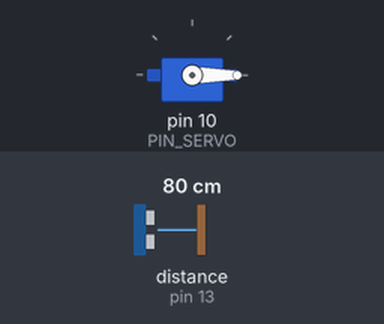
A sketch run on a simulated Arduino Uno, built with avr-gcc and run on an emulated ATmega328P. Parts: servo. Wiring (inferred from the names in the program): ultrasonic range finder: trigger pin 12; echo pin 13. Inputs (shaded band) come from the test bench; at power-on: distance to the obstacle (sensor on pin 13) 80 cm. The echo pulse lasts 58.3 µs per cm; what the sketch prints to the serial monitor is not drawn.

Above: at 1.2 s.
1.3 s: distance to the obstacle (sensor on pin 13) set to 9 cm
4.3 s: distance to the obstacle (sensor on pin 13) set to 6 cm
At 5.9 s:
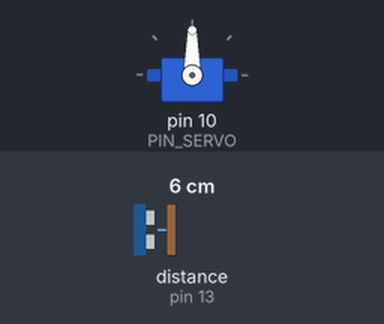
7.3 s: distance to the obstacle (sensor on pin 13) set to 14 cm
10.3 s: distance to the obstacle (sensor on pin 13) set to 18 cm
At 10.78 s:
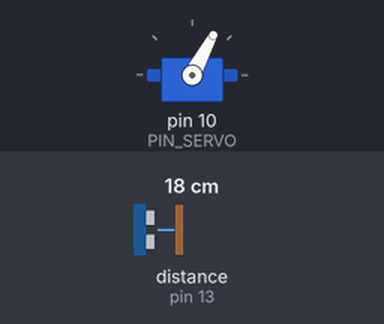
12.4 s: distance to the obstacle (sensor on pin 13) set to 4 cm
At 12.94 s:
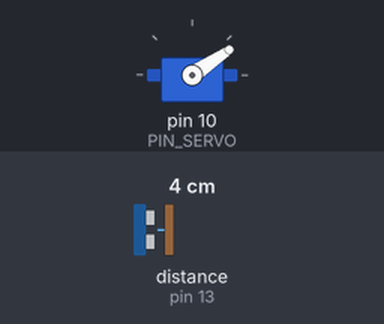
15.4 s: distance to the obstacle (sensor on pin 13) set to 35 cm
At 17.1 s:
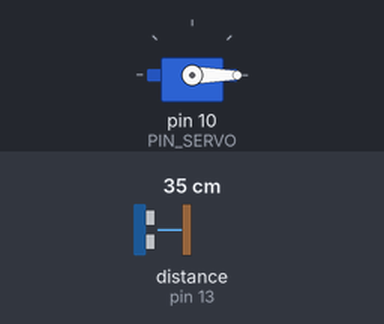
Timing chart, 0 to 18.6 s (numbered marks = the images above; inputs shaded):
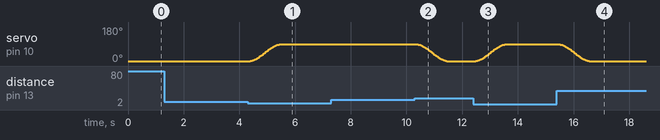

The sketch:

car_Sine.ino
```cpp
#include <Servo.h>
#define PIN_SERVO 10
Servo ms;
#define PIN_TRIG 12   // sonar sensor TRIGGER
#define PIN_ECHO 13   // sonar sensor ECHO
// configurable parameters
#define SND_VEL 346.0     // sound velocity at 24 celsius degree (unit: m/sec)
#define INTERVAL 50     // sampling interval (unit: msec)
#define PULSE_DURATION 10 // ultra-sound Pulse Duration (unit: usec)

#define TIMEOUT ((INTERVAL / 2) * 1000.0) // maximum echo waiting time (unit: usec)
#define SCALE (0.001 * 0.5 * SND_VEL) // coefficent to convert duration to distance

void setup() {
  pinMode(PIN_TRIG, OUTPUT);  // sonar TRIGGER
  pinMode(PIN_ECHO, INPUT);   // sonar ECHO
  digitalWrite(PIN_TRIG, LOW);
  ms.attach(PIN_SERVO);
  ms.write(0);
  Serial.begin(57600);
}

float easeInOutSine(float x){
  return -0.5 * (cos(PI * x) - 1);
}
void singraph(int start_angle, int end_angle) {
  int steps = 40;
  for (int i = 0; i <= steps; i++) {
    float x = i / (float)steps;
    float s = easeInOutSine(x);
    int angle = start_angle + s * (end_angle - start_angle);
    ms.write(angle);
    delay(30);
  }
}
bool open1=false;
void loop() {
  float distance = USS_measure(PIN_TRIG, PIN_ECHO); // read distance

  if ((distance <70) && !open1) {
      singraph(0,90);
      open1=true;
      delay(1000);
  } else if ((distance>150) && open1){
      singraph(90,0);
      open1=false;
  }


  Serial.print("distance:");  Serial.print(distance);
  Serial.println("");


}

// get a distance reading from USS. return value is in millimeter.
float USS_measure(int TRIG, int ECHO)
{
  digitalWrite(TRIG, HIGH);
  delayMicroseconds(PULSE_DURATION);
  digitalWrite(TRIG, LOW);

  return pulseIn(ECHO, HIGH, TIMEOUT) * SCALE; // unit: mm

}
```

Measured:
- the behaviour switches between 8 and 7 cm on distance to the obstacle (sensor on pin 13) (found by bisection; images 0 and 1)
- the behaviour switches between 15 and 16 cm on distance to the obstacle (sensor on pin 13) (found by bisection; images 1 and 2)
- after the input at 4.3 s, servo on pin 10 (PIN_SERVO): moves from 0° to 90° over 1.1 s, starting after 0.09 s
- after the input at 10.3 s, servo on pin 10 (PIN_SERVO): moves from 90° to 0° over 1.1 s, starting at once
- after the input at 12.4 s, servo on pin 10 (PIN_SERVO): moves from 0° to 90° over 1.1 s, starting after 0.09 s
- after the input at 15.4 s, servo on pin 10 (PIN_SERVO): moves from 90° to 0° over 1.1 s, starting at once
